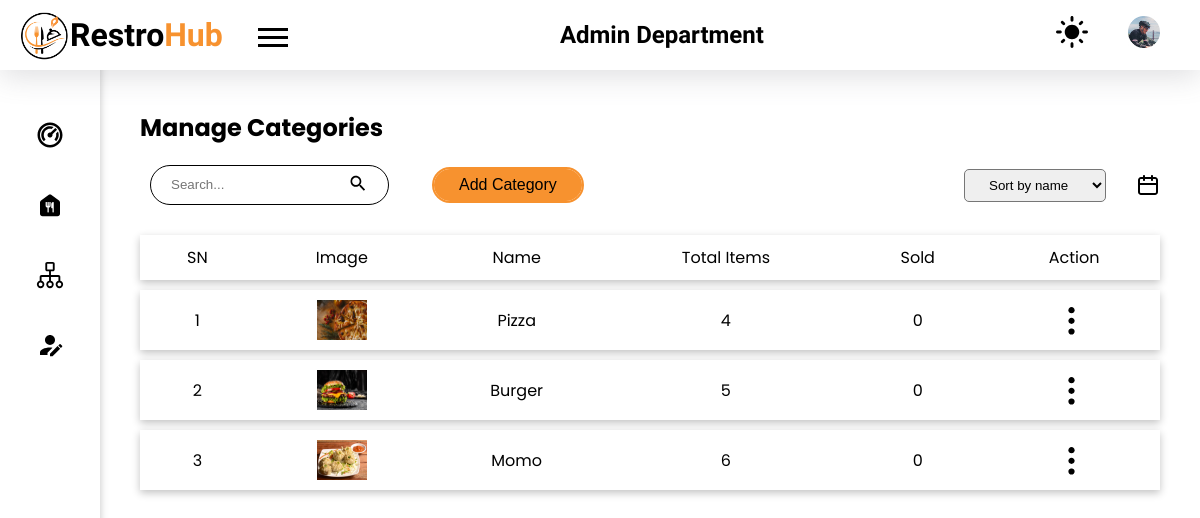
Screenshot of /admin/categories.php (signed in) with the database file from the repository.
### tables this page shows
CREATE TABLE `category` (
  `cat_id` int(11) NOT NULL,
  `image` varchar(100) NOT NULL,
  `cat_name` varchar(50) NOT NULL
);

### admin/categories.php (the view, shortened to what this page needs)
<!DOCTYPE html>
<html lang="en">
<head>
    <link rel="stylesheet" href="../styles/style.css">
</head>
<body>
    <?php
    require("./components/header.php");
    require("./components/sidebar.php");
    ?>
    <main class="admin_dashboard_body">
        <section class="dashboard_inner-head flex items-center">
            <h2>Manage Categories</h2>
        </section>
        <div class="flex items-center mt-20">
            <div class="flex items-center">
                <form action="./backend/category/search.php" method="post" class="search_form border-curve-lg">
                    <div class="flex items-center">
                        <input type="search" placeholder="Search..." class="no_outline search_category" name="search-category" id="search-category">
                        <button type="submit" class="no_bg no_outline"><img src="../images/ic_search.svg" alt="search icon"></button>
                    </div>
                </form>
                <button class="button ml-35 border-curve-lg popper-btn">Add Category</button>
            </div>
            <div class="filter flex items-center">
                <form action="./backend/category/filter.php" method="post" class="filter-form">
                    <select name="cat-filter" class="p_7-20 border-curve" id="cat-filter">
                        <option value="name" <?php if(isset($_SESSION['cat-filter']) && $_SESSION['cat-filter'] == "") echo "selected" ?>>Sort by name</option>
                    </select>
                </form>
                <img src="../images/ic_calender.svg" class="filter_by_date popper-btn" alt="filter">
            </div>
        </div>
        <?php
        require("../config.php");
        if (isset($_SESSION['search-category'])) {
            $searchKey = $_SESSION['search-category'];
            $sql = "select * from category where cat_name like '$searchKey%' order by cat_id desc";
            unset($_SESSION['search-category']);
        } else {
            $sql = "select * from category order by cat_id desc";
        }
        $res = mysqli_query($conn, $sql);
        ?>
        <?php
        if (mysqli_num_rows($res) > 0) {
        ?>
            <table class="mt-20">
                <tr class="shadow">
                    <th>SN</th>
                    <th>Image</th>
                    <th>Name</th>
                    <th>Total Items</th>
                    <th>Sold</th>
                    <th>Action</th>
                </tr>
                <?php
                $i = 0;
                while ($data = mysqli_fetch_assoc($res)) {
                    $i++;
                    $cat_id = $data['cat_id'];
                    $sql_total_cat = "select count(*) as total from food where category = $cat_id";
                    $res_total_cat = mysqli_query($conn, $sql_total_cat);
                    $total_cat = mysqli_fetch_assoc($res_total_cat)['total'];
                    $total_sold = 0;
                ?>
                    <tr class="shadow">
                        <td> <?php echo $i; ?> </td>
                        <td>
                            <img src="../uploads/category/<?php echo $data["image"]; ?>" alt="food image" class="table_food-img">
                        </td>
                        <td> <?php echo $data["cat_name"]; ?> </td>
                        <td><?php echo $total_cat; ?></td>
                        <td><?php echo $total_sold; ?></td>
                        <td class="table_action_container">
                            <button class="no_bg no_outline table_option-menu">
                                <img src="../images/ic_options.svg" alt="options menu">
                            </button>
                        </td>
                    </tr>
                <?php } ?>
            </table>
        <?php
        } else {
        ?>
            <p class="mt-20 text-center">
            <?php
            echo "No data found";
        }
            ?>
    </main>
</body>
</html>

### styles/style.css (style rules this page uses)
:root { --black: #000000; --gray: #afafaf; --light-gray: #f3f3f3; --primary-color: #F7922F; --trans-black: #00000030; --very-trans-black: #00000020; --trans-green: #DCFFD380; --trans-green-text: #30B900; --trans-yellow: #fafd3e67; --trans-yellow-text: #46500C; --trans-purple: #FFA0FB66; --trans-purple-text: #A500F3; --trans-primary: #F7922F50; --trans-red: #FFD6D6; --trans-red-text: #934747; --white: #ffffff; }
* { margin: 0; padding: 0; box-sizing: border-box; list-style: none; text-decoration: none; color: var(--black); }
.no_outline { outline: none; border: none; }
.no_bg { background-color: transparent; }
body { background-color: var(--white); }
a, button, a>*, button>*, input[type="submit"], .menu__for-sidebar, .menu__for-sidebar>*, .admin_profile_image, .date_filter_close, .popper-btn, .pointer { cursor: pointer; }
.shadow { box-shadow: rgba(0, 0, 0, 0.24) 0px 3px 8px; }
.mt-20 { margin-top: 20px; }
.p_7-20 { padding: 7px 20px; }
.ml-35 { margin-left: 35px; }
.border-curve { border-radius: 5px; }
.border-curve-lg { border-radius: 25px; }
.flex { display: flex; align-items: flex-start; justify-content: space-between; flex-direction: row; }
.items-center { align-items: center; }
body, .body-text { font-family: 'Poppins', sans-serif; }
.button { background-color: var(--primary-color); padding: 7px 25px; font-size: 1rem; min-width: fit-content; border: none !important; vertical-align: middle; outline: 2px solid var(--primary-color); }
.search_form { border: 2px solid var(--black); height: 40px; margin: 0 10px; padding: 3px 5px; }
.admin_dashboard_body { padding: 40px 40px 40px 140px; max-width: 1440px; }
.filter-form { margin-right: 30px; }
.table_action_container { position: relative; }
.search_form { border: 1px solid var(--black); padding: 7px 20px; transition: 0.3s; }
.search_form div img { width: 20px; }
table { border-collapse: separate; border-spacing: 0 10px; text-align: center; width: 100%; }
table th { font-weight: normal; }
table tr { background-color: var(--white); }
table tr td, table tr th { padding: 10px 20px; width: fit-content; }
.table_food-img { width: 50px; height: 40px; vertical-align: middle; }
.table_option-menu { transform: rotate(90deg); cursor: pointer; height: 35px; vertical-align: middle; }
h2 { font-size: 24px; }

### rows the page displays
category: image (picture), cat_name "Pizza", total_cat "4", total_sold "0"
category: image (picture), cat_name "Burger", total_cat "5", total_sold "0"
category: image (picture), cat_name "Momo", total_cat "6", total_sold "0"
